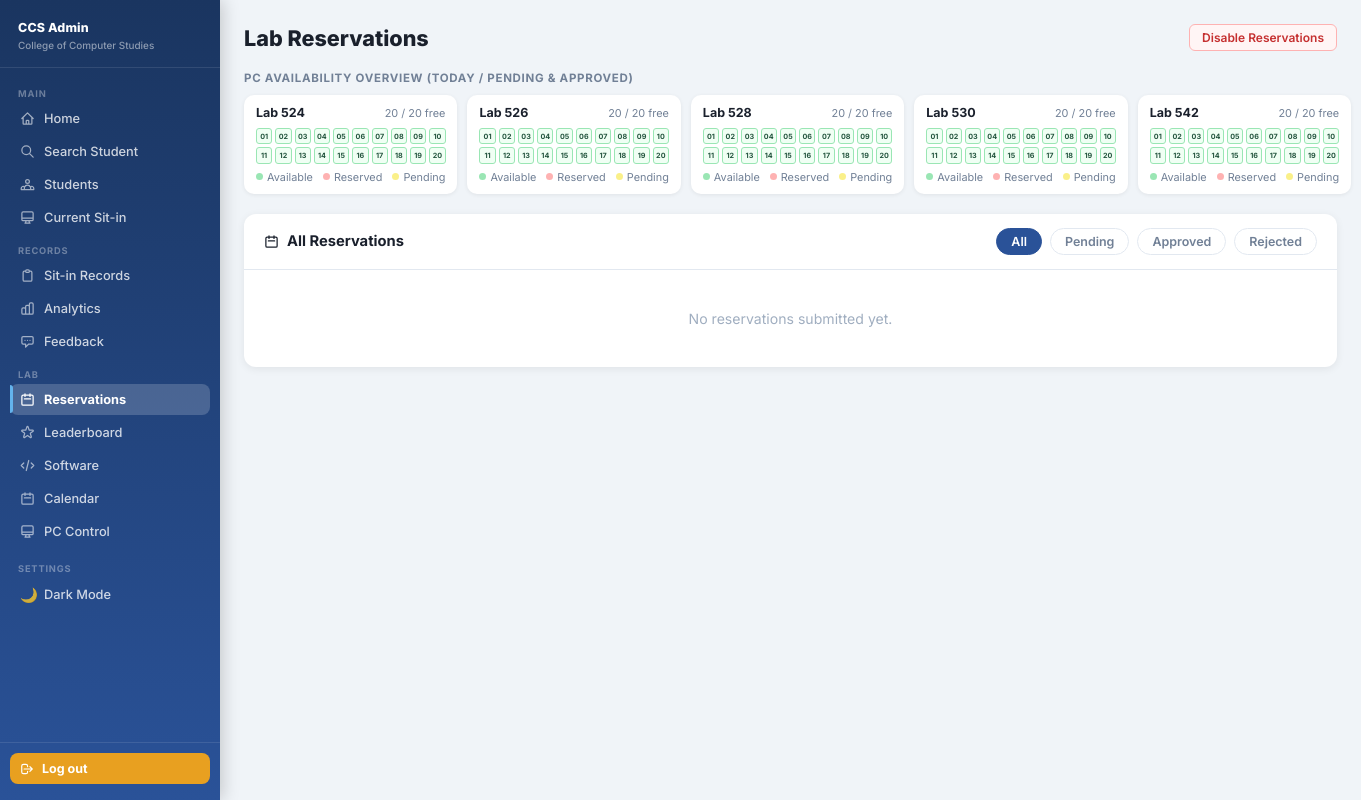
Page /admin/reservations (signed in) on the earlier database version.
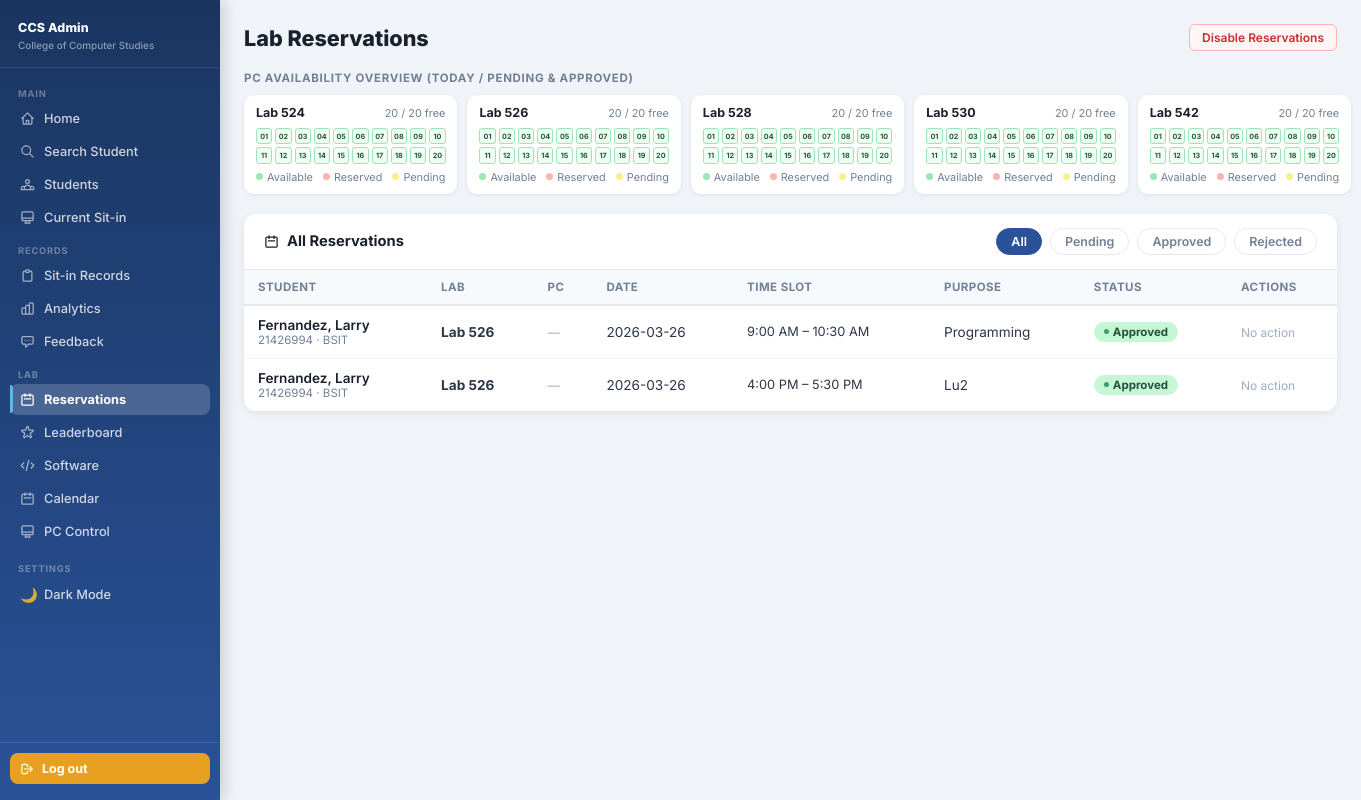
Same page on the later database version.
### tables this page shows
CREATE TABLE reservations (
            id           INTEGER PRIMARY KEY AUTOINCREMENT,
            idno         VARCHAR(20)  NOT NULL,
            lab          VARCHAR(20)  NOT NULL,
            date         DATE         NOT NULL,
            time_slot    VARCHAR(50)  NOT NULL,
            purpose      VARCHAR(100) NOT NULL,
            status       VARCHAR(20)  DEFAULT 'pending',
            created_at   TIMESTAMP    DEFAULT CURRENT_TIMESTAMP,
            FOREIGN KEY (idno) REFERENCES students(idno)
        );

CREATE TABLE students (
            id             INTEGER PRIMARY KEY AUTOINCREMENT,
            idno           VARCHAR(20)  UNIQUE NOT NULL,
            lastname       VARCHAR(50)  NOT NULL,
            firstname      VARCHAR(50)  NOT NULL,
            middlename     VARCHAR(50),
            course         VARCHAR(20)  NOT NULL,
            level          VARCHAR(5)   NOT NULL,
            email          VARCHAR(100) UNIQUE NOT NULL,
            address        TEXT,
            password       VARCHAR(255) NOT NULL,
            image_filename VARCHAR(255),
            remaining_session INTEGER DEFAULT 30,
            created_at     TIMESTAMP DEFAULT CURRENT_TIMESTAMP
        , profile_image TEXT);

### app.py (the view)
@app.route('/admin/reservations')
def admin_reservations():
    r = admin_required()
    if r: return r
    reservations    = get_all_reservations()
    reservation_on  = get_reservation_setting()
    return render_template('admin_reservations.html',
                           reservations=reservations,
                           reservation_on=reservation_on)

### app.py (called while the page is built)
def is_logged_in():
    return 'student_id' in session

def is_admin():
    return session.get('role') == 'admin'

def admin_required():
    if not is_logged_in() or not is_admin():
        flash('Admin access required.', 'error')
        return redirect(url_for('login'))

### dbhelper.py (called while the page is built)
def connect():
    base_path = os.path.dirname(os.path.abspath(__file__))
    db_path   = os.path.join(base_path, "sysarch.db")
    conn      = sqlite3.connect(db_path)
    conn.row_factory = sqlite3.Row
    return conn

def get_reservation_setting():
    conn = connect()
    cur  = conn.cursor()
    try:
        cur.execute("SELECT value FROM settings WHERE key = 'reservation_enabled'")
        row = cur.fetchone()
        return row['value'] == '1' if row else True
    except:
        return True
    finally:
        conn.close()

def get_all_reservations():
    conn = connect()
    cur  = conn.cursor()
    cur.execute('''
        SELECT r.*, st.firstname, st.lastname, st.course
        FROM reservations r
        JOIN students st ON r.idno = st.idno
        ORDER BY r.created_at DESC
    ''')
    rows = cur.fetchall()
    conn.close()
    return rows

### templates/admin_reservations.html (shortened to what the changed rows need)
<!DOCTYPE html>
<html lang="en">
<head>
  <link rel="stylesheet" href="{{ url_for('static', filename='css/admin.css') }}">
</head>
<body>
{% from 'macros.html' import admin_nav %}
{{ admin_nav('reservation') }}
<div class="admin-page">
  {% set labs = ['524','526','528','530','542'] %}
  <div class="lab-overview">
    {% for lab in labs %}
      {% set taken_pcs = [] %}
      {% set pending_pcs = [] %}
      <div class="lab-grid-card">
        <div class="lab-grid-title">
          Lab {{ lab }}
          <span>{{ 20 - taken_pcs|length - pending_pcs|length }} / 20 free</span>
        </div>
        <div class="mini-pc-grid">
          {% for i in range(1,21) %}
            {% if i in taken_pcs %}<div class="mini-pc reserved" title="PC-{{ '%02d'|format(i) }} Reserved">{{ '%02d'|format(i) }}</div>
            {% elif i in pending_pcs %}<div class="mini-pc pending" title="PC-{{ '%02d'|format(i) }} Pending">{{ '%02d'|format(i) }}</div>
            {% else %}<div class="mini-pc available" title="PC-{{ '%02d'|format(i) }} Available">{{ '%02d'|format(i) }}</div>
            {% endif %}
          {% endfor %}
        </div>
        <div class="lab-legend">
          <div class="leg-item"><span class="leg-dot" style="background:#9ae6b4;"></span> Available</div>
          <div class="leg-item"><span class="leg-dot" style="background:#feb2b2;"></span> Reserved</div>
          <div class="leg-item"><span class="leg-dot" style="background:#faf089;"></span> Pending</div>
        </div>
      </div>
    {% endfor %}
  </div>
  <div class="card">
    <div class="card-header-bar">
      <div class="card-title">
      </div>
      <div class="filter-row">
      </div>
    </div>
    {% if reservations %}
    <div style="overflow-x:auto;">
      <table class="res-table" id="resTable">
        <thead>
          <tr>
            <th>Student</th><th>Lab</th><th>PC</th><th>Date</th>
            <th>Time Slot</th><th>Purpose</th><th>Status</th><th>Actions</th>
          </tr>
        </thead>
        <tbody>
          {% for r in reservations %}
          <tr data-status="{{ r.status }}">
            <td>
              <div style="font-weight:600;color:#1a202c;">{{ r.lastname }}, {{ r.firstname }}</div>
              <div style="font-size:0.72rem;color:#718096;">{{ r.idno }} · {{ r.course }}</div>
            </td>
            <td><strong>Lab {{ r.lab }}</strong></td>
            <td>
              {% if r.pc_number and r.pc_number != '' and r.pc_number != None %}
                <span class="pc-chip">🖥 PC-{{ '%02d'|format(r.pc_number|string|int) }}</span>
              {% else %}
                <span style="color:#a0aec0;font-size:0.78rem;">—</span>
              {% endif %}
            </td>
            <td>{{ r.date }}</td>
            <td style="white-space:nowrap;font-size:0.8rem;">{{ r.time_slot }}</td>
            <td>{{ r.purpose }}</td>
            <td><span class="badge badge-{{ r.status }}">{{ r.status|capitalize }}</span></td>
            <td>
              {% if r.status == 'pending' %}
              <div class="actions-cell">
                <a href="{{ url_for('update_reservation', res_id=r.id, status='approved') }}" class="btn-action btn-approve"
                   onclick="return confirm('Approve this reservation?')">✓ Approve</a>
                <a href="{{ url_for('update_reservation', res_id=r.id, status='rejected') }}" class="btn-action btn-reject"
                   onclick="return confirm('Reject this reservation?')">✕ Reject</a>
              </div>
              {% else %}
                <span style="font-size:0.75rem;color:#a0aec0;">No action</span>
              {% endif %}
            </td>
          </tr>
          {% endfor %}
        </tbody>
      </table>
    </div>
    {% else %}
      <div class="empty">No reservations submitted yet.</div>
    {% endif %}
  </div>
</div>
</div>
</body>
</html>

Differences in the rows shown:
added reservations: lastname "Fernandez", firstname "Larry", idno "21426994", course "BSIT", lab "526", date "2026-03-26", time_slot "9:00 AM – 10:30 AM", purpose "Programming", status "Approved", shows "No action"
added reservations: lastname "Fernandez", firstname "Larry", idno "21426994", course "BSIT", lab "526", date "2026-03-26", time_slot "4:00 PM – 5:30 PM", purpose "Lu2", status "Approved", shows "No action"
Other differences:
text no longer shown: "No reservations submitted yet."
text now shown: "STUDENT LAB PC DATE TIME SLOT PURPOSE STATUS ACTIONS"
